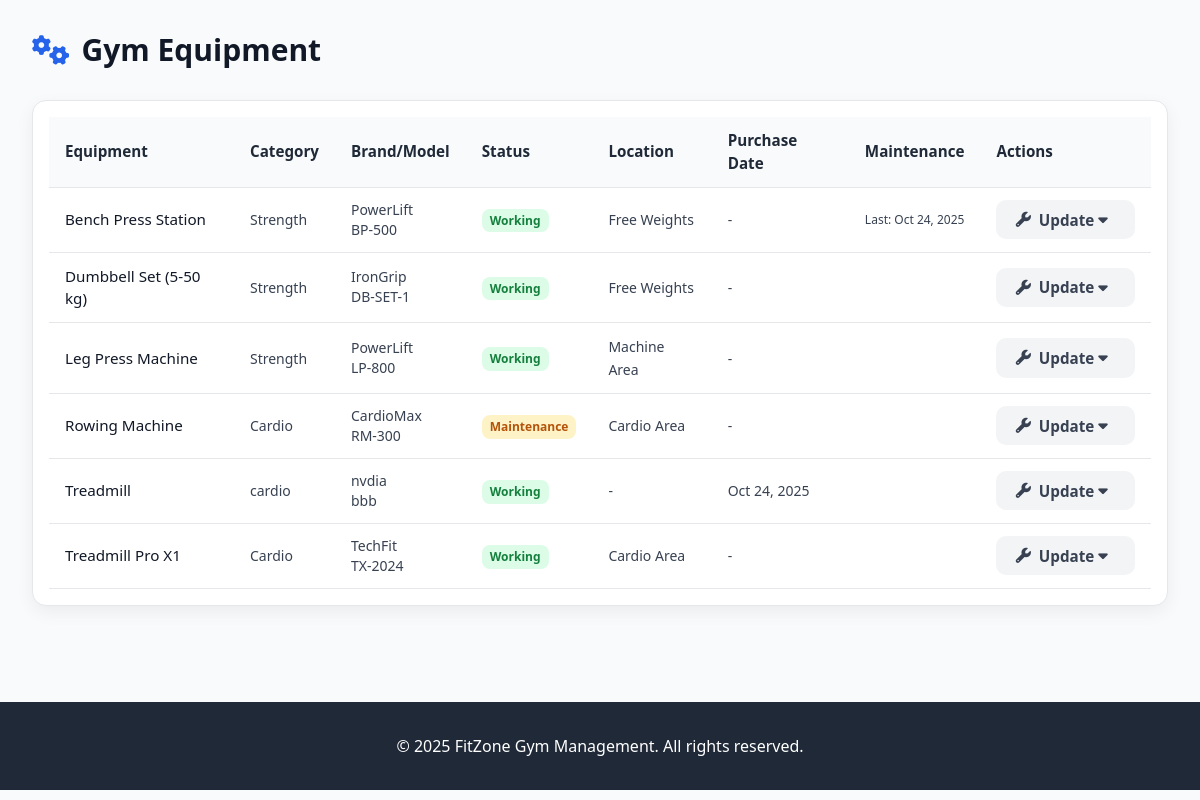
Page /trainer/equipment on the earlier database version.
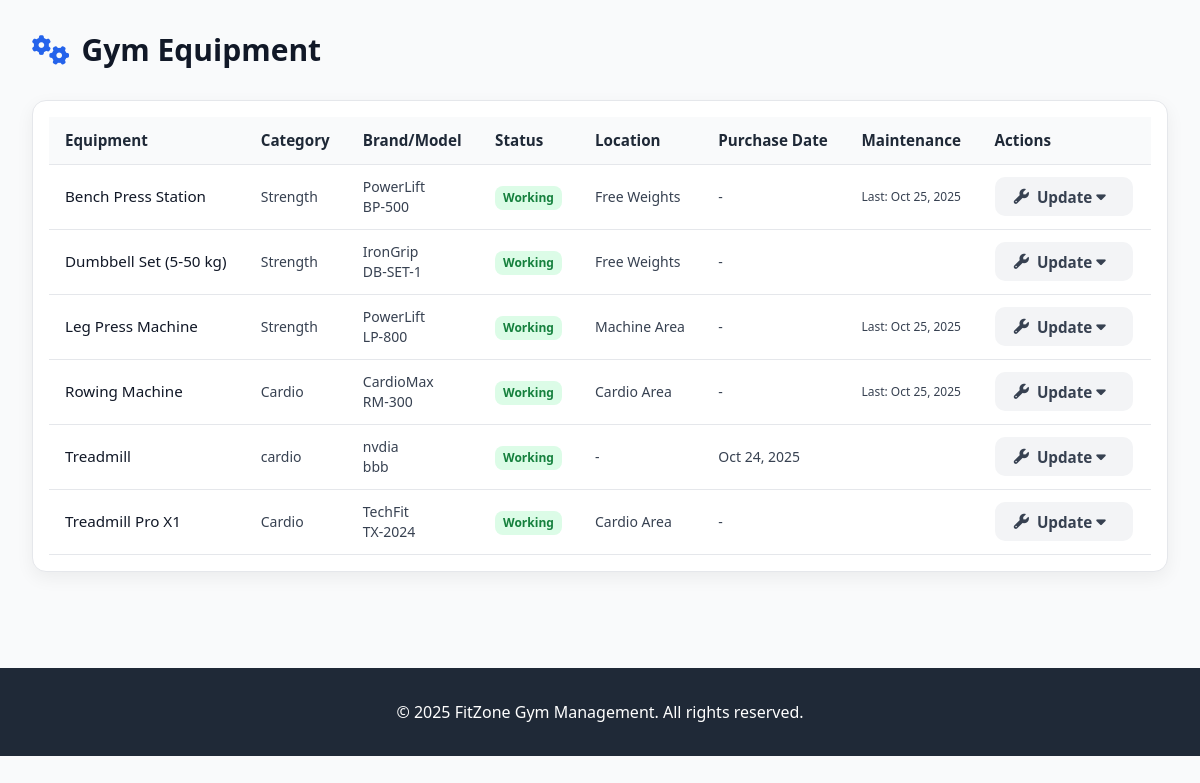
Same page on the later database version.
### tables this page shows
CREATE TABLE equipment (
            id INTEGER PRIMARY KEY AUTOINCREMENT,
            name TEXT NOT NULL,
            category TEXT,
            brand TEXT,
            model TEXT,
            purchase_date DATE,
            warranty_end_date DATE,
            status TEXT DEFAULT 'working' CHECK (status IN ('working', 'maintenance', 'out_of_order')),
            last_maintenance_date DATE,
            next_maintenance_date DATE,
            maintenance_notes TEXT,
            location TEXT,
            created_at TIMESTAMP DEFAULT CURRENT_TIMESTAMP
        );

### routes/trainer_routes.py (the view)
@trainer_routes_bp.route('/equipment')
def equipment_list():
    try:
        equipment = Equipment.get_all()
        return render_template('trainer/equipment_list.html', equipment=equipment)
    except Exception as e:
        flash(f"Error loading equipment list: {str(e)}", "danger")
        return render_template('admin/equipment_list.html', equipment=[])

### models/database.py (called while the page is built)
def get_db_connection(db_path='gym_management.db'):
    conn = sqlite3.connect(db_path)
    conn.row_factory = sqlite3.Row
    conn.execute("PRAGMA foreign_keys = ON")
    return conn

def execute_query(query, params=(), db_path='gym_management.db', fetch=False):
    conn = get_db_connection(db_path)
    cursor = conn.cursor()
    try:
        cursor.execute(query, params)
        if fetch:
            result = cursor.fetchall()
            conn.close()
            return result
        else:
            conn.commit()
            last_id = cursor.lastrowid
            conn.close()
            return last_id
    except Exception as e:
        conn.close()
        try:
            from flask import current_app
            current_app.logger.error(f"DB Error: {e} | Query: {query} | Params: {params}")
        except:
            print(f"DB Error: {e} | Query: {query} | Params: {params}")
        raise

### models/equipment.py (called while the page is built)
    @classmethod
    def get_all(cls):
        db_path = current_app.config.get('DATABASE_PATH', 'gym_management.db')
        query = 'SELECT * FROM equipment ORDER BY name'
        results = execute_query(query, (), db_path, fetch=True)
        return [cls(*row) for row in results]

### templates/trainer/equipment_list.html (shortened to what this page needs)
{% extends "base.html" %}
{% block content %}
<div class="flex justify-between items-center mb-8">
    <h1 class="text-3xl font-bold text-gray-900">
        <i class="fas fa-cogs mr-3 text-primary"></i>Gym Equipment
    </h1>
</div>
<div class="card">
    <div class="card-body p-0">
        {% if equipment %}
        <div class="overflow-x-auto">
            <table class="table">
                <thead>
                    <tr>
                        <th>Equipment</th>
                        <th>Category</th>
                        <th>Brand/Model</th>
                        <th>Status</th>
                        <th>Location</th>
                        <th>Purchase Date</th>
                        <th>Maintenance</th>
                        <th>Actions</th>
                    </tr>
                </thead>
                <tbody>
                    {% for item in equipment %}
                    <tr>
                        <td><div class="font-medium text-gray-900">{{ item.name }}</div></td>
                        <td><span class="text-sm">{{ item.category or 'General' }}</span></td>
                        <td>
                            <div class="text-sm">
                                {% if item.brand %}{{ item.brand }}{% endif %}
                                {% if item.model %}<br>{{ item.model }}{% endif %}
                            </div>
                        </td>
                        <td>
                            <span class="badge badge-{{ 'success' if item.status == 'working' else 'warning' if item.status == 'maintenance' else 'danger' }}">
                                {{ item.status|title }}
                            </span>
                        </td>
                        <td><span class="text-sm">{{ item.location or '-' }}</span></td>
                        <td><span class="text-sm">{{ item.purchase_date| datetimeformat('%b %d, %Y') if item.purchase_date else '-' }}</span></td>
                        <td>
                            <div class="text-xs">
                                {% if item.last_maintenance_date %}
                                    <div>Last: {{ item.last_maintenance_date| datetimeformat('%b %d, %Y')}}</div>
                                {% endif %}
                            </div>
                        </td>
                        <td>
                            <div class="relative">
                                <button class="btn btn-secondary text-sm">
                                    <i class="fas fa-wrench mr-1"></i> Update
                                    <i class="fas fa-caret-down ml-1"></i>
                                </button>
                            </div>
                        </td>
                    </tr>
                    {% endfor %}
                </tbody>
            </table>
        </div>
        {% else %}
        <div class="p-8 text-center">
            <i class="fas fa-cogs text-gray-400 text-4xl mb-4"></i>
            <h3 class="text-lg font-medium text-gray-900 mb-2">No equipment found</h3>
            <p class="text-gray-500 mb-4">No equipment available to view right now</p>
        </div>
        {% endif %}
    </div>
</div>
{% endblock %}

Differences in the rows shown:
changed equipment "Bench Press Station": last_maintenance_date "Oct 24, 2025" → "Oct 25, 2025"
changed equipment "Leg Press Machine": last_maintenance_date (not shown) → "Oct 25, 2025"
changed equipment "Rowing Machine": status "Maintenance" → "Working"; last_maintenance_date (not shown) → "Oct 25, 2025"
